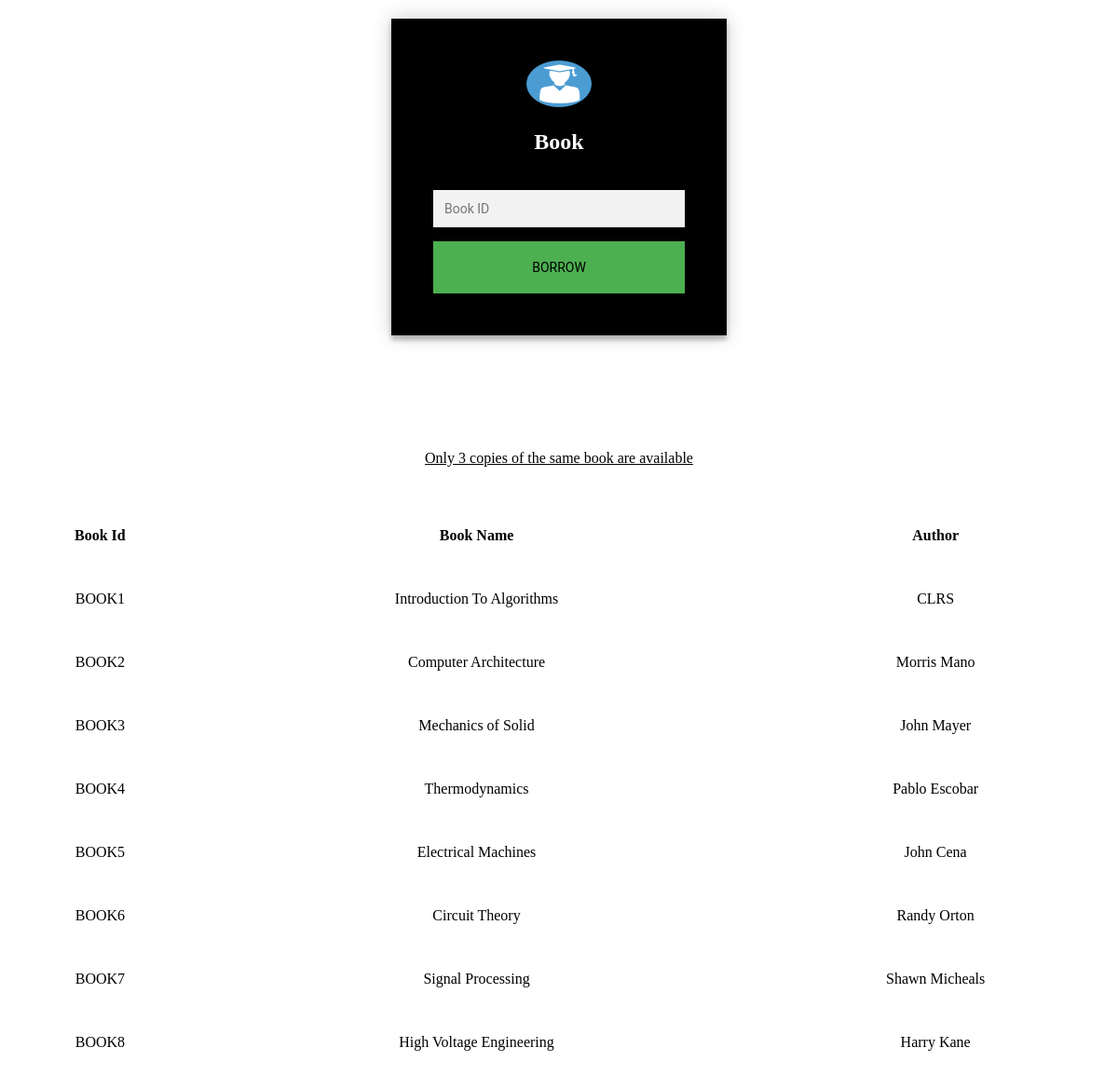
Screenshot of /Admin/Student/forms/book.php with the database file from the repository.
### tables this page shows
CREATE TABLE book(
	book_id varchar(10),
	book_name varchar(50),
	author varchar(20),
	lib_id varchar(10),
	primary key(book_id),
	foreign key(lib_id) references library(lib_id) on delete set null
);

### Admin/Student/forms/book.php (the view, shortened to what this page needs)
<!DOCTYPE html>
<html>
<head>
	</head>
<body>
	<div class="login-page">
  <div class="form">
    <form class="login-form" method = "POST" action = "borrow.php">
		<img src="student.png" height=50px width=70px alt="Hey ! Good Looking">
		<h2 class="h"> Book  </h2><br/>
      <input type="text" placeholder="Book ID" name = 'id'/>
      <button type = 'submit'><a>Borrow</button>
         </form>
  </div>
	</div>
<?php
	include 'db.php';
	$sql = "SELECT * FROM book;";
	$result = mysqli_query($conn,$sql);
	$resultCheck = mysqli_num_rows($result);
	echo "<center><p><u>Only 3 copies of the same book are available</u></p></center>";
	if($resultCheck == 0){
		echo "Student did not borrow any books.";
	}
	else{
		echo "<table style = 'width:100%' id='customers'>";
		echo "<tr>";
		echo "<th>Book Id</th>";
		echo "<th>Book Name</th>";
		echo "<th>Author</th>";
		echo "</tr>";
		while($row = mysqli_fetch_assoc($result)){
			echo "<tr>";
			echo "<td>".$row['book_id']."</td>";
			echo "<td>".$row['book_name']."</td>";
			echo "<td>".$row['author']."</td>";
			echo "</tr>";
		}
		echo "</table><br>";
	}
?>
</body>
</html>

### Admin/Student/forms/book.php (style rules this page uses)
.login-page { width: 360px; padding: 1% 0 0; margin: auto; }
.form { position: relative; z-index: 1; background: #000000; max-width: 360px; margin: 0 auto 100px; padding: 45px; text-align: center; box-shadow: 0 0 20px 0 rgba(0, 0, 0, 0.2), 0 5px 5px 0 rgba(0, 0, 0, 0.24); }
.form input { font-family: "Roboto", sans-serif; outline: 0; background: #f2f2f2; width: 100%; border: 0; margin: 0 0 15px; padding: 12px; box-sizing: border-box; font-size: 14px; }
.form button { font-family: "Roboto", sans-serif; text-transform: uppercase; outline: 0; background: #4CAF50; width: 100%; border: 0; padding: 0px; color: #FFFFFF; font-size: 14px; -webkit-transition: all 0.3 ease; transition: all 0.3 ease; cursor: pointer; }
body { background-repeat:no-repeat; background-size:cover; background-image: url('univerty.jpg'); }
.h { color:white;font-family:'verdana' }
a { padding:0px; color:black; display: block; width: 100%; line-height: 4em; text-align: center; text-decoration: none; }

### rows the page displays
book: book_id "BOOK1", book_name "Introduction To Algorithms", author "CLRS"
book: book_id "BOOK2", book_name "Computer Architecture", author "Morris Mano"
book: book_id "BOOK3", book_name "Mechanics of Solid", author "John Mayer"
book: book_id "BOOK4", book_name "Thermodynamics", author "Pablo Escobar"
book: book_id "BOOK5", book_name "Electrical Machines", author "John Cena"
book: book_id "BOOK6", book_name "Circuit Theory", author "Randy Orton"
book: book_id "BOOK7", book_name "Signal Processing", author "Shawn Micheals"
book: book_id "BOOK8", book_name "High Voltage Engineering", author "Harry Kane"
